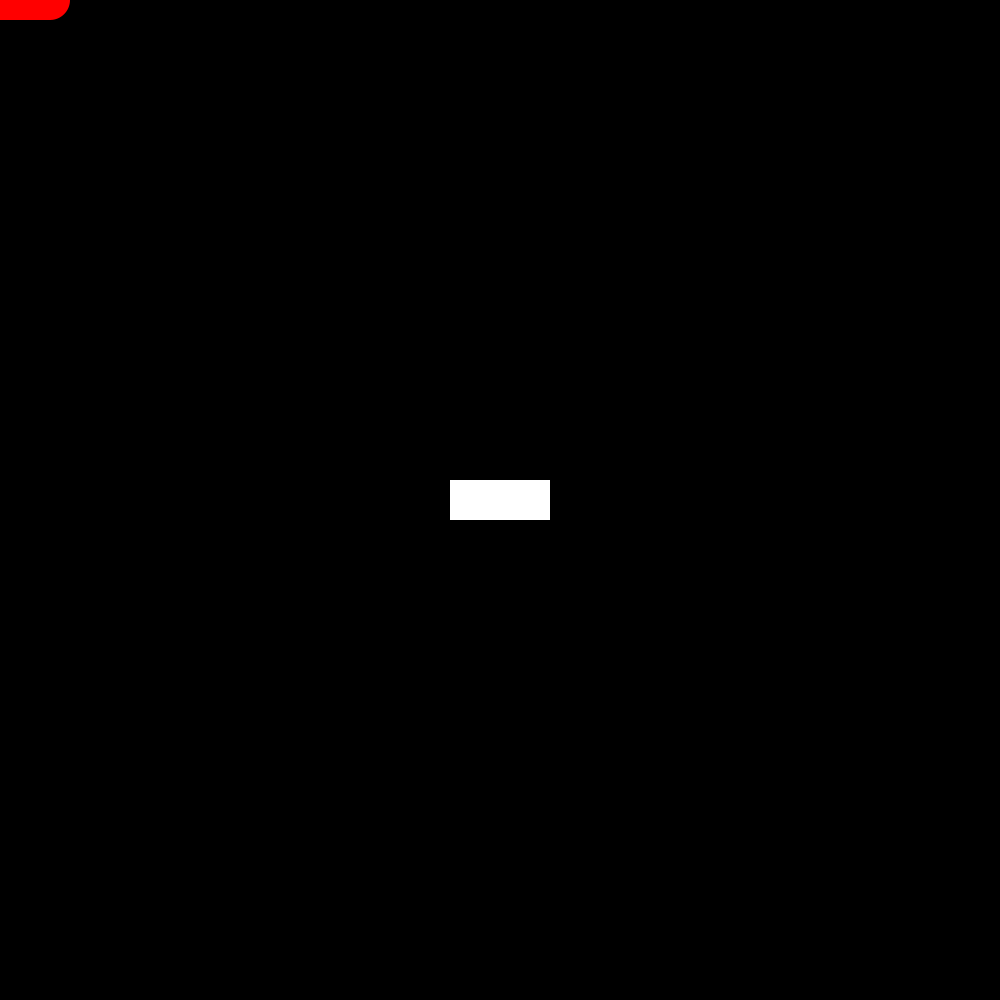
Frame 1 (no input)
Frame 60 (the mouse pressed at the canvas centre just before this capture): identical to frame 1, image omitted
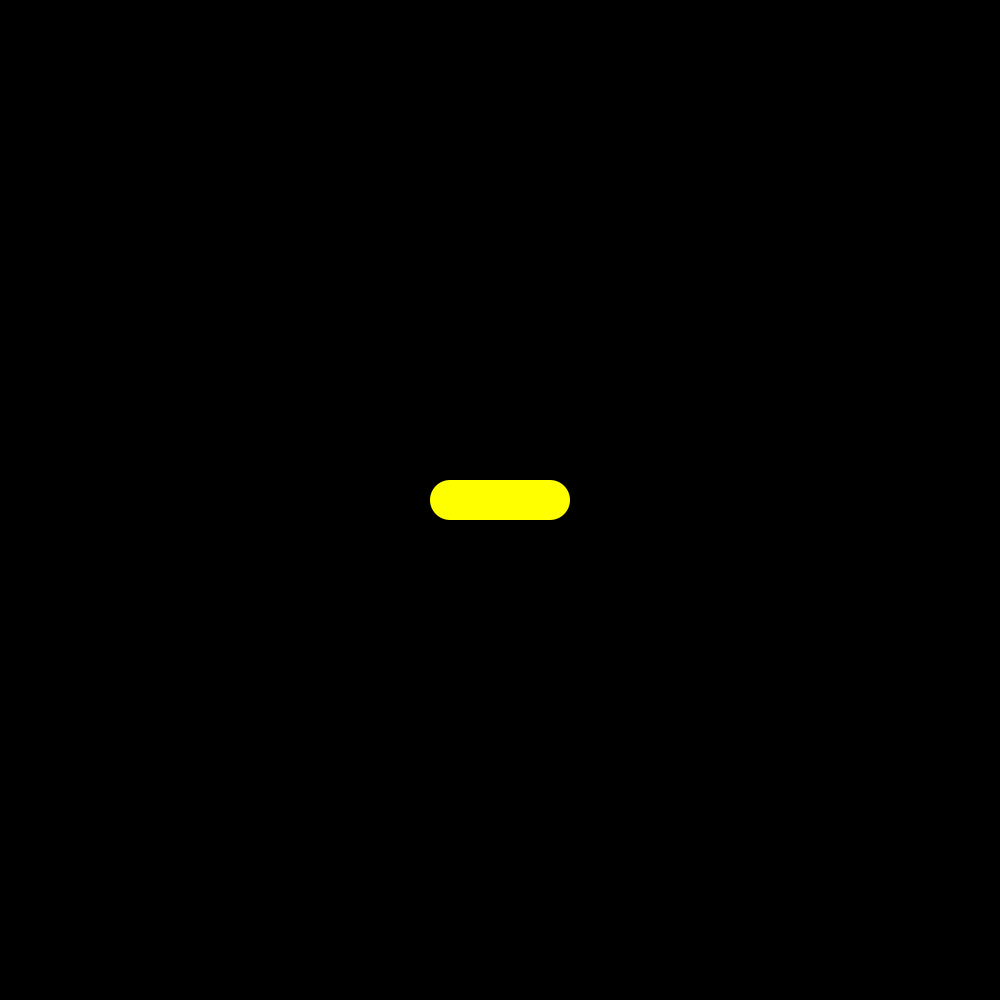
Frame 120 (the mouse held since frame 60 and released just before this capture)

The Processing sketch that drew these frames (run headless with seeded random() and noise(); from frame 60 on, the mouse is pressed at the canvas centre):

// Processing sketch: hittest
// ── hittest.pde
float F_ball_r = 40;
float F_bk_x = 500;
float F_bk_y = 500;
float F_bk_L = 50;
float F_bk_H = F_ball_r/2;
float F_ele_base = 0;
float F_ele_mouse = 0;
float[] F_Tangent_vector_x;
float[] F_Tangent_vector_y;
float[] F_Normal_vector_x;
float[] F_Normal_vector_y;
float[] F_Tangent_vector_x_other;
float[] F_Tangent_vector_y_other;

float[] F_base_bk_x;
float[] F_base_bk_y;
float[] F_base_bl_x;
float[] F_base_bl_y;
float[] F_mouse_bk_1_x;
float[] F_mouse_bk_1_y;
float[] F_mouse_bk_2_x;
float[] F_mouse_bk_2_y;
float[] F_mouse_bl_x;
float[] F_mouse_bl_y;

float F_circle_speed = 0;
int I_hit_b_1 = 0;
int I_hit_b_2 = 0;
int I_hit_c1 = 0;
int I_hit_c2 = 0;

void keyPressed() {
  if (key=='+'){
    F_ele_mouse = F_ele_mouse + 15*PI/180;
  }
  
  if (key=='-'){
    F_ele_mouse = F_ele_mouse - 15*PI/180;
  }
}


void setup() {
  size(1000,1000);
  
}

void draw() {
  background(0);
  
  /* base */
  F_base_bk_x = new float[4];
  F_base_bk_y = new float[4];
  
  F_base_bk_x[0] = F_bk_x+F_bk_L*cos(F_ele_base)-F_bk_H*sin(F_ele_base);
  F_base_bk_x[1] = F_bk_x-F_bk_L*cos(F_ele_base)-F_bk_H*sin(F_ele_base);
  F_base_bk_x[2] = F_bk_x-F_bk_L*cos(F_ele_base)+F_bk_H*sin(F_ele_base);
  F_base_bk_x[3] = F_bk_x+F_bk_L*cos(F_ele_base)+F_bk_H*sin(F_ele_base);
  
  F_base_bk_y[0] = F_bk_y+F_bk_L*sin(F_ele_base)+F_bk_H*cos(F_ele_base);
  F_base_bk_y[1] = F_bk_y-F_bk_L*sin(F_ele_base)+F_bk_H*cos(F_ele_base);
  F_base_bk_y[2] = F_bk_y-F_bk_L*sin(F_ele_base)-F_bk_H*cos(F_ele_base);
  F_base_bk_y[3] = F_bk_y+F_bk_L*sin(F_ele_base)-F_bk_H*cos(F_ele_base);
  
  fill(255,255-I_hit_b_1*255,255);
  noStroke();
  quad(F_base_bk_x[0], F_base_bk_y[0],
       F_base_bk_x[1], F_base_bk_y[1],
       F_base_bk_x[2], F_base_bk_y[2],
       F_base_bk_x[3], F_base_bk_y[3]);
       
  F_base_bl_x = new float[2];
  F_base_bl_y = new float[2]; 
       
  F_base_bl_x[0] = F_bk_x-F_bk_L;
  F_base_bl_x[1] = F_bk_x+F_bk_L;
  F_base_bl_y[0] = F_bk_y;
  F_base_bl_y[1] = F_bk_y; 
       
  //noStroke();
  //ellipse(F_base_bl_x[0],F_base_bl_y[0],F_ball_r,F_ball_r);
  //ellipse(F_base_bl_x[1],F_base_bl_y[1],F_ball_r,F_ball_r);
  
  /* mouse */
  F_mouse_bk_1_x = new float[4];
  F_mouse_bk_1_y = new float[4];
  /*
  F_mouse_bk_x[0] = mouseX+F_bk_L*cos(F_ele_mouse)-F_bk_H*sin(F_ele_mouse);
  F_mouse_bk_x[1] = mouseX-F_bk_L*cos(F_ele_mouse)-F_bk_H*sin(F_ele_mouse);
  F_mouse_bk_x[2] = mouseX-F_bk_L*cos(F_ele_mouse)+F_bk_H*sin(F_ele_mouse);
  F_mouse_bk_x[3] = mouseX+F_bk_L*cos(F_ele_mouse)+F_bk_H*sin(F_ele_mouse);
  
  F_mouse_bk_y[0] = mouseY+F_bk_L*sin(F_ele_mouse)+F_bk_H*cos(F_ele_mouse);
  F_mouse_bk_y[1] = mouseY-F_bk_L*sin(F_ele_mouse)+F_bk_H*cos(F_ele_mouse);
  F_mouse_bk_y[2] = mouseY-F_bk_L*sin(F_ele_mouse)-F_bk_H*cos(F_ele_mouse);
  F_mouse_bk_y[3] = mouseY+F_bk_L*sin(F_ele_mouse)-F_bk_H*cos(F_ele_mouse);
  */
  F_mouse_bk_1_x[0] = mouseX+F_bk_L*cos(F_ele_mouse);
  F_mouse_bk_1_x[1] = mouseX-F_bk_L*cos(F_ele_mouse);
  F_mouse_bk_1_x[2] = mouseX-F_bk_L*cos(F_ele_mouse)+F_bk_H*sin(F_ele_mouse);
  F_mouse_bk_1_x[3] = mouseX+F_bk_L*cos(F_ele_mouse)+F_bk_H*sin(F_ele_mouse);
  
  F_mouse_bk_1_y[0] = mouseY+F_bk_L*sin(F_ele_mouse);
  F_mouse_bk_1_y[1] = mouseY-F_bk_L*sin(F_ele_mouse);
  F_mouse_bk_1_y[2] = mouseY-F_bk_L*sin(F_ele_mouse)-F_bk_H*cos(F_ele_mouse);
  F_mouse_bk_1_y[3] = mouseY+F_bk_L*sin(F_ele_mouse)-F_bk_H*cos(F_ele_mouse);
  
  F_mouse_bk_2_x = new float[4];
  F_mouse_bk_2_y = new float[4];
  
  F_mouse_bk_2_x[0] = mouseX+F_bk_L*cos(F_ele_mouse);
  F_mouse_bk_2_x[1] = mouseX-F_bk_L*cos(F_ele_mouse);
  F_mouse_bk_2_x[2] = mouseX-F_bk_L*cos(F_ele_mouse)-F_bk_H*sin(F_ele_mouse);
  F_mouse_bk_2_x[3] = mouseX+F_bk_L*cos(F_ele_mouse)-F_bk_H*sin(F_ele_mouse);
  
  F_mouse_bk_2_y[0] = mouseY+F_bk_L*sin(F_ele_mouse);
  F_mouse_bk_2_y[1] = mouseY-F_bk_L*sin(F_ele_mouse);
  F_mouse_bk_2_y[2] = mouseY-F_bk_L*sin(F_ele_mouse)+F_bk_H*cos(F_ele_mouse);
  F_mouse_bk_2_y[3] = mouseY+F_bk_L*sin(F_ele_mouse)+F_bk_H*cos(F_ele_mouse);
  
  fill(255,I_hit_b_1*255,0);
  noStroke();
  quad(F_mouse_bk_1_x[0], F_mouse_bk_1_y[0],
       F_mouse_bk_1_x[1], F_mouse_bk_1_y[1],
       F_mouse_bk_1_x[2], F_mouse_bk_1_y[2],
       F_mouse_bk_1_x[3], F_mouse_bk_1_y[3]);
  
  fill(255,I_hit_b_2*255,0);
  noStroke();
  quad(F_mouse_bk_2_x[0], F_mouse_bk_2_y[0],
       F_mouse_bk_2_x[1], F_mouse_bk_2_y[1],
       F_mouse_bk_2_x[2], F_mouse_bk_2_y[2],
       F_mouse_bk_2_x[3], F_mouse_bk_2_y[3]);
  
  
  
  
  F_mouse_bl_x = new float[2];
  F_mouse_bl_y = new float[2]; 
       
  F_mouse_bl_x[0] = mouseX-F_bk_L*cos(F_ele_mouse);
  F_mouse_bl_x[1] = mouseX+F_bk_L*cos(F_ele_mouse);
  F_mouse_bl_y[0] = mouseY-F_bk_L*sin(F_ele_mouse);
  F_mouse_bl_y[1] = mouseY+F_bk_L*sin(F_ele_mouse); 
  
  fill(255,I_hit_c1*255,0);
  noStroke();
  ellipse(F_mouse_bl_x[0],F_mouse_bl_y[0],F_ball_r,F_ball_r);
  fill(255,I_hit_c2*255,0);
  ellipse(F_mouse_bl_x[1],F_mouse_bl_y[1],F_ball_r,F_ball_r);
  
  
  
  I_hit_b_1 = BKandBK_HitOrNotHit(F_base_bk_x,F_base_bk_y,F_mouse_bk_1_x,F_mouse_bk_1_y);
  I_hit_b_2 = BKandBK_HitOrNotHit(F_base_bk_x,F_base_bk_y,F_mouse_bk_2_x,F_mouse_bk_2_y);
  I_hit_c1 = CandBK_HitOrNotHit(F_mouse_bl_x[0],F_mouse_bl_y[0],F_ball_r/2,F_base_bk_x,F_base_bk_y);
  I_hit_c2 = CandBK_HitOrNotHit(F_mouse_bl_x[1],F_mouse_bl_y[1],F_ball_r/2,F_base_bk_x,F_base_bk_y);
  
  
  //print(HitOrNotHit(F_base_bk_x,F_base_bk_y,F_mouse_bk_x,F_mouse_bk_y));
  
  /* check */

  /*
  F_Tangent_vector_x= new float[4];
  F_Tangent_vector_y= new float[4];
  F_Normal_vector_x = new float[4];
  F_Normal_vector_y = new float[4];
  
  int j = 1;
  for (int i=0;i<4;i++) {
    if (j == 4) {
      j = 0; 
    }
    F_Tangent_vector_x[i] = F_base_bk_x[i]-F_base_bk_x[j];
    F_Tangent_vector_y[i] = F_base_bk_y[i]-F_base_bk_y[j];
    
    F_Normal_vector_x[i] = F_Tangent_vector_y[i]/sqrt(pow(F_Tangent_vector_x[i],2)+pow(F_Tangent_vector_y[i],2));
    F_Normal_vector_y[i] = -F_Tangent_vector_x[i]/sqrt(pow(F_Tangent_vector_x[i],2)+pow(F_Tangent_vector_y[i],2));
    
    //stroke(125,255,125);
    //line(F_bk_x,F_bk_y,F_bk_x+F_Normal_vector_x[i]*100,F_bk_y+F_Normal_vector_y[i]*100);
    j = j + 1;
  }
  
  float F_check_base;
  float F_check_mouse;
  for (int k=0;k<4;k++) {
    float[] F_check_base_all = new float[3];
    float[] F_check_mouse_all = new float[4];
    
    for (int l=0;l<3;l++) {
      int m = k+l+1;
      if (m >= 4) {
        m = m - 4; 
      }
      F_check_base = (F_base_bk_x[m]-F_base_bk_x[k])*F_Normal_vector_x[k]+(F_base_bk_y[m]-F_base_bk_y[k])*F_Normal_vector_y[k];
      F_check_base_all[l] = F_check_base;
    }
    
    for (int n=0;n<4;n++) {
      int o = k+n+1;
      if (o >= 4) {
        o = o - 4; 
      }
      F_check_mouse = (F_mouse_bk_x[o]-F_base_bk_x[k])*F_Normal_vector_x[k]+(F_mouse_bk_y[o]-F_base_bk_y[k])*F_Normal_vector_y[k];
      F_check_mouse_all[n] = F_check_mouse;

    }
    noStroke();
    ellipse(F_base_bk_x[k]+F_Tangent_vector_x[k],F_base_bk_y[k]+F_Tangent_vector_y[k],5,5);
    ellipse(F_base_bk_x[k],F_base_bk_y[k],5,5);
    
    stroke(125,255,125);
    line(F_base_bk_x[k]+F_Tangent_vector_x[k]+F_Normal_vector_x[k]*max(F_check_base_all),F_base_bk_y[k]+F_Tangent_vector_y[k]+F_Normal_vector_y[k]*max(F_check_base_all),
         F_base_bk_x[k]+F_Tangent_vector_x[k]+F_Normal_vector_x[k]*min(F_check_base_all),F_base_bk_y[k]+F_Tangent_vector_y[k]+F_Normal_vector_y[k]*min(F_check_base_all));
         
    stroke(255,0,0);
    line(F_base_bk_x[k]+F_Tangent_vector_x[k]+F_Normal_vector_x[k]*max(F_check_mouse_all),F_base_bk_y[k]+F_Tangent_vector_y[k]+F_Normal_vector_y[k]*max(F_check_mouse_all),
         F_base_bk_x[k]+F_Tangent_vector_x[k]+F_Normal_vector_x[k]*min(F_check_mouse_all),F_base_bk_y[k]+F_Tangent_vector_y[k]+F_Normal_vector_y[k]*min(F_check_mouse_all));
  }
  */
  
  
  
  F_ele_base = F_ele_base + F_circle_speed*PI/180;
  if (F_ele_base >= 2*PI) {
    F_ele_base =F_ele_base - 2*PI;
  }
 
}

// ── CandBK_HitOrNotHit.pde
int CandBK_HitOrNotHit(float F_C_x,float F_C_y,float F_C_r,float[] F_thing_x,float[] F_thing_y) {
  
  float[] F_Tangent_vector_x;
  float[] F_Tangent_vector_y;
  float[] F_Normal_vector_x;
  float[] F_Normal_vector_y;
  F_Tangent_vector_x= new float[F_thing_x.length];
  F_Tangent_vector_y= new float[F_thing_x.length];
  F_Normal_vector_x = new float[F_thing_x.length];
  F_Normal_vector_y = new float[F_thing_x.length];
  
  int j = 1;
  for (int i=0;i<F_thing_x.length;i++) {
    if (j == F_thing_x.length) {
      j = 0; 
    }
    F_Tangent_vector_x[i] = F_thing_x[i]-F_thing_x[j];
    F_Tangent_vector_y[i] = F_thing_y[i]-F_thing_y[j];
    
    F_Normal_vector_x[i] =  F_Tangent_vector_y[i]/sqrt(pow(F_Tangent_vector_x[i],2)+pow(F_Tangent_vector_y[i],2));
    F_Normal_vector_y[i] = -F_Tangent_vector_x[i]/sqrt(pow(F_Tangent_vector_x[i],2)+pow(F_Tangent_vector_y[i],2));
    j = j + 1;
  }
  
  float F_check;
  float F_check_C;
  /*
  check
  */
  for (int k=0;k<F_thing_x.length;k++) {
    
    float F_break = 0;
    float[] F_check_all = new float[F_thing_x.length-1];
    
    for (int l=0;l<F_thing_x.length-1;l++) {
      int m = k+l+1;
      if (m >= F_thing_x.length) {
        m = m - F_thing_x.length; 
      }
      F_check = (F_thing_x[m]-F_thing_x[k])*F_Normal_vector_x[k]+(F_thing_y[m]-F_thing_y[k])*F_Normal_vector_y[k];
      F_check_all[l] = F_check;
    }
    
    F_check_C = (F_C_x-F_thing_x[k])*F_Normal_vector_x[k]+(F_C_y-F_thing_y[k])*F_Normal_vector_y[k];
  /*
    stroke(125,255,125);
    line(F_thing_x[k]+F_Tangent_vector_x[k]+F_Normal_vector_x[k]*max(F_check_all),F_thing_y[k]+F_Tangent_vector_y[k]+F_Normal_vector_y[k]*max(F_check_all),
         F_thing_x[k]+F_Tangent_vector_x[k]+F_Normal_vector_x[k]*min(F_check_all),F_thing_y[k]+F_Tangent_vector_y[k]+F_Normal_vector_y[k]*min(F_check_all));

    stroke(125,255,125);
    line(F_thing_x[k]+F_Tangent_vector_x[k]+F_Normal_vector_x[k]*(F_check_C+F_C_r),
         F_thing_y[k]+F_Tangent_vector_y[k]+F_Normal_vector_y[k]*(F_check_C+F_C_r),
         F_thing_x[k]+F_Tangent_vector_x[k]+F_Normal_vector_x[k]*(F_check_C-F_C_r),
         F_thing_y[k]+F_Tangent_vector_y[k]+F_Normal_vector_y[k]*(F_check_C-F_C_r)
         );
  */
    if (max(F_check_all) >F_check_C-F_ball_r/2 & F_check_C+F_C_r> min(F_check_all)){
      F_break = 1;
    }
    if (F_break == 0){
      return 0;
    }
  }
  
  /*
  check C
  */
  float[] F_Direction_vector_x;
  float[] F_Direction_vector_y;
  float[] F_Direction_vector_l;
  F_Direction_vector_x = new float[F_thing_x.length];
  F_Direction_vector_y = new float[F_thing_x.length];
  F_Direction_vector_l = new float[F_thing_x.length];
  
  int F_min_num = 0;
  
  for (int i=0;i<F_thing_x.length;i++) {
     F_Direction_vector_x[i] = F_thing_x[i] - F_C_x;
     F_Direction_vector_y[i] = F_thing_y[i] - F_C_y;
     F_Direction_vector_l[i] = sqrt(pow(F_Direction_vector_x[i],2)+pow(F_Direction_vector_y[i],2));
     if (i>0) {
       if (F_Direction_vector_l[i]<F_Direction_vector_l[F_min_num]) {F_min_num=i;}
     }
  }
  
  float[] F_check_all = new float[F_thing_x.length];
  float F_break = 0;
  for (int i=0;i<F_thing_x.length;i++){
     F_check = F_Direction_vector_x[i]*(F_Direction_vector_x[F_min_num]/F_Direction_vector_l[F_min_num])+F_Direction_vector_y[i]*(F_Direction_vector_y[F_min_num]/F_Direction_vector_l[F_min_num]);
     F_check_all[i] = F_check;
  }
    if (max(F_check_all) > -F_C_r & F_C_r > min(F_check_all)){
      F_break = 1;
    }
    if (F_break == 0){
      return 0;
    }
  

  
  return 1;
}

// ── HitOrNotHit.pde
int BKandBK_HitOrNotHit(float[] F_thing_a_x,float[] F_thing_a_y,float[] F_thing_b_x,float[] F_thing_b_y) {
  float[] F_a_Tangent_vector_x;
  float[] F_a_Tangent_vector_y;
  float[] F_a_Normal_vector_x;
  float[] F_a_Normal_vector_y;
  F_a_Tangent_vector_x= new float[F_thing_a_x.length];
  F_a_Tangent_vector_y= new float[F_thing_a_x.length];
  F_a_Normal_vector_x = new float[F_thing_a_x.length];
  F_a_Normal_vector_y = new float[F_thing_a_x.length];
  
  float[] F_b_Tangent_vector_x;
  float[] F_b_Tangent_vector_y;
  float[] F_b_Normal_vector_x;
  float[] F_b_Normal_vector_y;
  F_b_Tangent_vector_x= new float[F_thing_b_x.length];
  F_b_Tangent_vector_y= new float[F_thing_b_x.length];
  F_b_Normal_vector_x = new float[F_thing_b_x.length];
  F_b_Normal_vector_y = new float[F_thing_b_x.length];
  
  int j = 1;
  for (int i=0;i<F_thing_a_x.length;i++) {
    if (j == F_thing_a_x.length) {
      j = 0; 
    }
    F_a_Tangent_vector_x[i] = F_thing_a_x[i]-F_thing_a_x[j];
    F_a_Tangent_vector_y[i] = F_thing_a_y[i]-F_thing_a_y[j];
    
    F_a_Normal_vector_x[i] =  F_a_Tangent_vector_y[i]/sqrt(pow(F_a_Tangent_vector_x[i],2)+pow(F_a_Tangent_vector_y[i],2));
    F_a_Normal_vector_y[i] = -F_a_Tangent_vector_x[i]/sqrt(pow(F_a_Tangent_vector_x[i],2)+pow(F_a_Tangent_vector_y[i],2));
    j = j + 1;
  }
  
  j = 1;
  for (int i=0;i<F_thing_b_x.length;i++) {
    if (j == F_thing_b_x.length) {
      j = 0; 
    }
    F_b_Tangent_vector_x[i] = F_thing_b_x[i]-F_thing_b_x[j];
    F_b_Tangent_vector_y[i] = F_thing_b_y[i]-F_thing_b_y[j];
    
    F_b_Normal_vector_x[i] =  F_b_Tangent_vector_y[i]/sqrt(pow(F_b_Tangent_vector_x[i],2)+pow(F_b_Tangent_vector_y[i],2));
    F_b_Normal_vector_y[i] = -F_b_Tangent_vector_x[i]/sqrt(pow(F_b_Tangent_vector_x[i],2)+pow(F_b_Tangent_vector_y[i],2));
    j = j + 1;
  }
  
  float F_check_a;
  float F_check_b;
  /*
  a check
  */
  for (int k=0;k<F_thing_a_x.length;k++) {
    float F_break = 0;
  //for (int k=0;k<1;k++) {
    float[] F_check_a_all = new float[F_thing_a_x.length-1];
    float[] F_check_b_all = new float[F_thing_b_x.length];
    
    for (int l=0;l<F_thing_a_x.length-1;l++) {
      int m = k+l+1;
      while (m >= F_thing_a_x.length) {
        m = m - F_thing_a_x.length; 
      }
      F_check_a = (F_thing_a_x[m]-F_thing_a_x[k])*F_a_Normal_vector_x[k]+(F_thing_a_y[m]-F_thing_a_y[k])*F_a_Normal_vector_y[k];
      F_check_a_all[l] = F_check_a;
    }
    
    for (int n=0;n<F_thing_b_x.length;n++) {
      int o = k+n+1;
      while (o >= F_thing_b_x.length) {
        o = o - F_thing_b_x.length; 
      }
      F_check_b = (F_thing_b_x[o]-F_thing_a_x[k])*F_a_Normal_vector_x[k]+(F_thing_b_y[o]-F_thing_a_y[k])*F_a_Normal_vector_y[k];
      F_check_b_all[n] = F_check_b;
    }
    /*
    noStroke();
    ellipse(F_thing_a_x[k]+F_a_Tangent_vector_x[k],F_thing_a_y[k]+F_a_Tangent_vector_y[k],5,5);
    ellipse(F_thing_a_x[k],F_thing_a_y[k],5,5);
    
    stroke(125,255,125);
    line(F_thing_a_x[k]+F_a_Tangent_vector_x[k]+F_a_Normal_vector_x[k]*max(F_check_a_all),F_thing_a_y[k]+F_a_Tangent_vector_y[k]+F_a_Normal_vector_y[k]*max(F_check_a_all),
         F_thing_a_x[k]+F_a_Tangent_vector_x[k]+F_a_Normal_vector_x[k]*min(F_check_a_all),F_thing_a_y[k]+F_a_Tangent_vector_y[k]+F_a_Normal_vector_y[k]*min(F_check_a_all));
         
    stroke(255,0,0);
    line(F_thing_a_x[k]+F_a_Tangent_vector_x[k]+F_a_Normal_vector_x[k]*max(F_check_b_all),F_thing_a_y[k]+F_a_Tangent_vector_y[k]+F_a_Normal_vector_y[k]*max(F_check_b_all),
         F_thing_a_x[k]+F_a_Tangent_vector_x[k]+F_a_Normal_vector_x[k]*min(F_check_b_all),F_thing_a_y[k]+F_a_Tangent_vector_y[k]+F_a_Normal_vector_y[k]*min(F_check_b_all));
    */
         
    if (max(F_check_a_all) >min(F_check_b_all) & max(F_check_b_all) > min(F_check_a_all)){
      F_break = 1;
    }
    if (F_break == 0){
      return 0;
    }
  }
  /*
  b check
  */
  for (int k=0;k<F_thing_b_x.length;k++) {
    float F_break = 0;
  //for (int k=0;k<1;k++) {
    float[] F_check_a_all = new float[F_thing_a_x.length];
    float[] F_check_b_all = new float[F_thing_b_x.length-1];
    
    for (int l=0;l<F_thing_b_x.length-1;l++) {
      int m = k+l+1;
      if (m >= F_thing_b_x.length) {
        m = m - F_thing_b_x.length; 
      }
      F_check_b = (F_thing_b_x[m]-F_thing_b_x[k])*F_b_Normal_vector_x[k]+(F_thing_b_y[m]-F_thing_b_y[k])*F_b_Normal_vector_y[k];
      F_check_b_all[l] = F_check_b;
    }
    
    for (int n=0;n<F_thing_a_x.length;n++) {
      int o = k+n+1;
      if (o >= F_thing_a_x.length) {
        o = o - F_thing_a_x.length; 
      }
      F_check_a = (F_thing_a_x[o]-F_thing_b_x[k])*F_b_Normal_vector_x[k]+(F_thing_a_y[o]-F_thing_b_y[k])*F_b_Normal_vector_y[k];
      F_check_a_all[n] = F_check_a;
    }
    
    /*
    noStroke();
    ellipse(F_thing_b_x[k]+F_b_Tangent_vector_x[k],F_thing_b_y[k]+F_b_Tangent_vector_y[k],5,5);
    ellipse(F_thing_b_x[k],F_thing_b_y[k],5,5);
    
    stroke(125,255,125);
    line(F_thing_b_x[k]+F_b_Tangent_vector_x[k]+F_b_Normal_vector_x[k]*max(F_check_b_all),F_thing_b_y[k]+F_b_Tangent_vector_y[k]+F_b_Normal_vector_y[k]*max(F_check_b_all),
         F_thing_b_x[k]+F_b_Tangent_vector_x[k]+F_b_Normal_vector_x[k]*min(F_check_b_all),F_thing_b_y[k]+F_b_Tangent_vector_y[k]+F_b_Normal_vector_y[k]*min(F_check_b_all));
         
    stroke(255,0,0);
    line(F_thing_b_x[k]+F_b_Tangent_vector_x[k]+F_b_Normal_vector_x[k]*max(F_check_a_all),F_thing_b_y[k]+F_b_Tangent_vector_y[k]+F_b_Normal_vector_y[k]*max(F_check_a_all),
         F_thing_b_x[k]+F_b_Tangent_vector_x[k]+F_b_Normal_vector_x[k]*min(F_check_a_all),F_thing_b_y[k]+F_b_Tangent_vector_y[k]+F_b_Normal_vector_y[k]*min(F_check_a_all));
    */
    
    if (max(F_check_a_all) >min(F_check_b_all) & max(F_check_b_all) > min(F_check_a_all)){
      F_break = 1;
    }
    if (F_break == 0){
      return 0;
    }
  }
  
  
  return 1;
}
